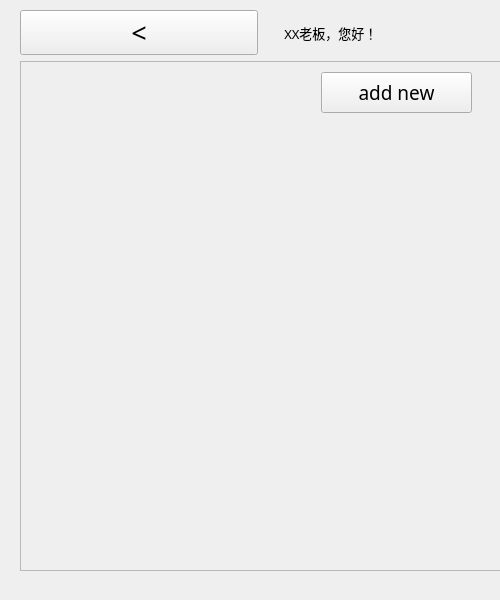
<?xml version="1.0" encoding="UTF-8"?>
<ui version="4.0">
 <class>manageMainWindow</class>
 <widget class="QMainWindow" name="manageMainWindow">
  <property name="geometry">
   <rect>
    <x>0</x>
    <y>0</y>
    <width>500</width>
    <height>600</height>
   </rect>
  </property>
  <property name="font">
   <font>
    <family>Agency FB</family>
   </font>
  </property>
  <property name="windowTitle">
   <string>MainWindow</string>
  </property>
  <widget class="QWidget" name="centralwidget">
   <widget class="QWidget" name="layoutWidget">
    <property name="geometry">
     <rect>
      <x>20</x>
      <y>10</y>
      <width>481</width>
      <height>561</height>
     </rect>
    </property>
    <layout class="QVBoxLayout" name="verticalLayout">
     <item>
      <layout class="QHBoxLayout" name="horizontalLayout">
       <item>
        <widget class="QPushButton" name="returnbt">
         <property name="font">
          <font>
           <pointsize>20</pointsize>
          </font>
         </property>
         <property name="text">
          <string>&lt;</string>
         </property>
        </widget>
       </item>
       <item>
        <widget class="QLabel" name="label">
         <property name="font">
          <font>
           <pointsize>10</pointsize>
          </font>
         </property>
         <property name="text">
          <string>      XX老板，您好！</string>
         </property>
        </widget>
       </item>
      </layout>
     </item>
     <item>
      <widget class="QScrollArea" name="scrollArea">
       <property name="widgetResizable">
        <bool>true</bool>
       </property>
       <widget class="QWidget" name="scrollAreaWidgetContents">
        <property name="geometry">
         <rect>
          <x>0</x>
          <y>0</y>
          <width>477</width>
          <height>510</height>
         </rect>
        </property>
        <widget class="QPushButton" name="pushButton">
         <property name="geometry">
          <rect>
           <x>300</x>
           <y>10</y>
           <width>151</width>
           <height>41</height>
          </rect>
         </property>
         <property name="font">
          <font>
           <pointsize>14</pointsize>
          </font>
         </property>
         <property name="text">
          <string>add new</string>
         </property>
        </widget>
       </widget>
      </widget>
     </item>
    </layout>
   </widget>
  </widget>
  <widget class="QMenuBar" name="menubar">
   <property name="geometry">
    <rect>
     <x>0</x>
     <y>0</y>
     <width>500</width>
     <height>21</height>
    </rect>
   </property>
  </widget>
 </widget>
 <resources/>
 <connections/>
</ui>
